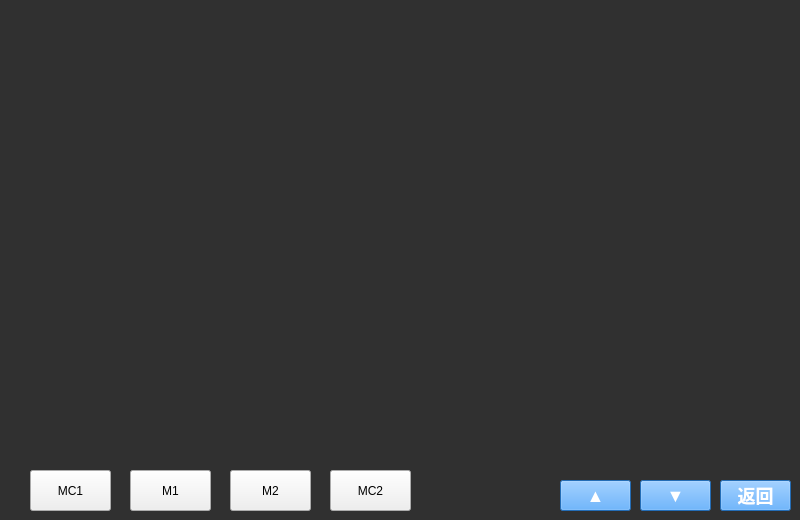
<?xml version="1.0" encoding="UTF-8"?>
<ui version="4.0">
 <class>VehicleRIOMIOPage</class>
 <widget class="QWidget" name="VehicleRIOMIOPage">
  <property name="geometry">
   <rect>
    <x>0</x>
    <y>0</y>
    <width>800</width>
    <height>520</height>
   </rect>
  </property>
  <property name="windowTitle">
   <string>Form</string>
  </property>
  <widget class="QPushButton" name="VehicleRIOMIOPage_button_back">
   <property name="geometry">
    <rect>
     <x>720</x>
     <y>480</y>
     <width>71</width>
     <height>31</height>
    </rect>
   </property>
   <property name="focusPolicy">
    <enum>Qt::NoFocus</enum>
   </property>
   <property name="styleSheet">
    <string notr="true">font: 75 bold 18px;
color: rgb(255, 255, 255);
background-color: rgb(51, 153, 255);
border-color: rgb(216, 216, 216);</string>
   </property>
   <property name="text">
    <string>返回</string>
   </property>
  </widget>
  <widget class="QPushButton" name="VehicleRIOMIOPage_button_prepage">
   <property name="geometry">
    <rect>
     <x>560</x>
     <y>480</y>
     <width>71</width>
     <height>31</height>
    </rect>
   </property>
   <property name="focusPolicy">
    <enum>Qt::NoFocus</enum>
   </property>
   <property name="styleSheet">
    <string notr="true">font: 75 bold 18px;
color: rgb(255, 255, 255);
background-color: rgb(51, 153, 255);
border-color: rgb(216, 216, 216);</string>
   </property>
   <property name="text">
    <string>▲</string>
   </property>
  </widget>
  <widget class="QPushButton" name="VehicleRIOMIOPage_button_nextpage">
   <property name="geometry">
    <rect>
     <x>640</x>
     <y>480</y>
     <width>71</width>
     <height>31</height>
    </rect>
   </property>
   <property name="focusPolicy">
    <enum>Qt::NoFocus</enum>
   </property>
   <property name="styleSheet">
    <string notr="true">font: 75 bold 18px;
color: rgb(255, 255, 255);
background-color: rgb(51, 153, 255);
border-color: rgb(216, 216, 216);</string>
   </property>
   <property name="text">
    <string>▼</string>
   </property>
  </widget>
  <widget class="QPushButton" name="VehicleRIOMIOPage_button_MC1">
   <property name="geometry">
    <rect>
     <x>30</x>
     <y>470</y>
     <width>81</width>
     <height>41</height>
    </rect>
   </property>
   <property name="focusPolicy">
    <enum>Qt::NoFocus</enum>
   </property>
   <property name="styleSheet">
    <string notr="true"/>
   </property>
   <property name="text">
    <string>MC1</string>
   </property>
  </widget>
  <widget class="QPushButton" name="VehicleRIOMIOPage_button_M1">
   <property name="geometry">
    <rect>
     <x>130</x>
     <y>470</y>
     <width>81</width>
     <height>41</height>
    </rect>
   </property>
   <property name="focusPolicy">
    <enum>Qt::NoFocus</enum>
   </property>
   <property name="styleSheet">
    <string notr="true"/>
   </property>
   <property name="text">
    <string>M1</string>
   </property>
  </widget>
  <widget class="QPushButton" name="VehicleRIOMIOPage_button_M2">
   <property name="geometry">
    <rect>
     <x>230</x>
     <y>470</y>
     <width>81</width>
     <height>41</height>
    </rect>
   </property>
   <property name="focusPolicy">
    <enum>Qt::NoFocus</enum>
   </property>
   <property name="styleSheet">
    <string notr="true"/>
   </property>
   <property name="text">
    <string>M2</string>
   </property>
  </widget>
  <widget class="QPushButton" name="VehicleRIOMIOPage_button_MC2">
   <property name="geometry">
    <rect>
     <x>330</x>
     <y>470</y>
     <width>81</width>
     <height>41</height>
    </rect>
   </property>
   <property name="focusPolicy">
    <enum>Qt::NoFocus</enum>
   </property>
   <property name="styleSheet">
    <string notr="true"/>
   </property>
   <property name="text">
    <string>MC2</string>
   </property>
  </widget>
  <widget class="QLabel" name="VehicleRIOMIOPage_Label_Page">
   <property name="geometry">
    <rect>
     <x>470</x>
     <y>480</y>
     <width>101</width>
     <height>31</height>
    </rect>
   </property>
   <property name="styleSheet">
    <string notr="true">font: 75 bold 18px;
color: rgb(255, 255, 255);</string>
   </property>
   <property name="text">
    <string/>
   </property>
  </widget>
  <widget class="QLabel" name="VehicleRIOMIOPage_background">
   <property name="geometry">
    <rect>
     <x>0</x>
     <y>0</y>
     <width>800</width>
     <height>520</height>
    </rect>
   </property>
   <property name="styleSheet">
    <string notr="true">background-color: rgb(48, 48, 48);</string>
   </property>
   <property name="text">
    <string/>
   </property>
  </widget>
  <zorder>VehicleRIOMIOPage_background</zorder>
  <zorder>VehicleRIOMIOPage_button_back</zorder>
  <zorder>VehicleRIOMIOPage_button_prepage</zorder>
  <zorder>VehicleRIOMIOPage_button_nextpage</zorder>
  <zorder>VehicleRIOMIOPage_button_MC1</zorder>
  <zorder>VehicleRIOMIOPage_button_M1</zorder>
  <zorder>VehicleRIOMIOPage_button_M2</zorder>
  <zorder>VehicleRIOMIOPage_button_MC2</zorder>
  <zorder>VehicleRIOMIOPage_Label_Page</zorder>
 </widget>
 <resources/>
 <connections/>
</ui>
